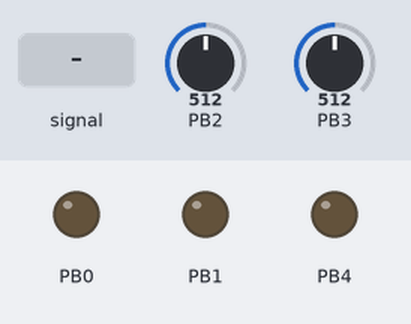
Bench run of a program on a simulated ATtiny25, built with avr-gcc and emulated at 16 MHz. On the bench: output pins drawn as LEDs (lit = HIGH). Inputs (shaded band) come from the test bench; at power-on: PB2 = 512, PB3 = 512.

Above: at 1.3 s.
1.4 s: PB2 set to 192
2.9 s: PB2 set to 168
At 4.1 s:
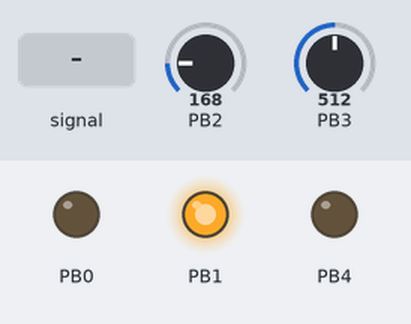
4.6 s: PB3 set to 194
6.1 s: PB3 set to 167
At 7.5 s:
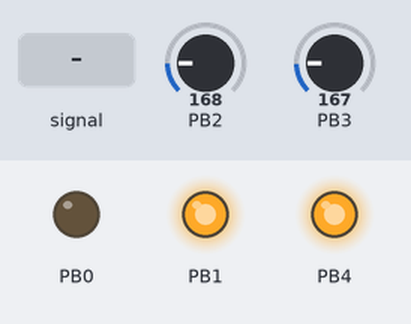
7.8 s: PB2 set to 306
At 9.0 s:
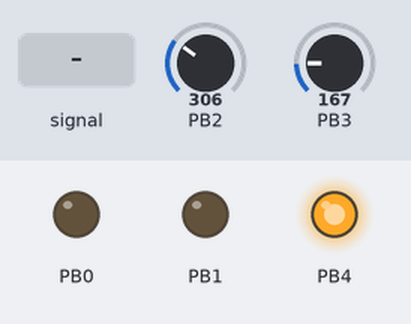
9.5 s: PB2 fed a 2 Hz sine of ±306 counts around its level
Timing chart, 0 to 12.5 s (numbered marks = the images above; inputs shaded):
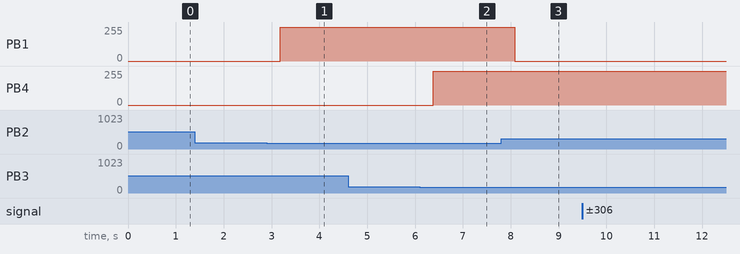

Measured:
- the behaviour switches between 180 and 179 on PB2 (found by bisection; images 0 and 1)
- the behaviour switches between 180 and 179 on PB3 (found by bisection; images 1 and 2)
- after the input at 2.9 s, PB1: 0/255 → 253/255 after 0.28 s
- after the input at 6.1 s, PB4: 0/255 → 253/255 after 0.28 s
- after the input at 7.8 s, PB1: 253/255 → 0/255 after 0.28 s

The program:

main.c
```c
/*
 * AVR.c
 *
 * Created: 23.07.2016 15:01:58
 * Author : PatLas
 */

#include <avr/io.h>
#include <avr/interrupt.h>
#include <stdio.h>
#define F_CPU 16000000
#include <util/delay.h>

#include "adc.h"
#include "pwm.h"

/*	ADC Comp value #define ADC_COMP_VAL
	180 -> 736mA
	100 -> 440mA
	50  -> 230mA
	15  -> 83mA
*/

#define ADC_COMP_VAL (uint16_t) 180//0//512
#define STEP 1 //pwm step
#define PWM_MAX 127

volatile uint8_t adc_channel; //??

typedef struct adc_t {
	uint8_t channel;
	uint8_t *OCR;
	uint8_t pwm_val;
}adc_t;

volatile adc_t adc[2];


volatile uint8_t index = 0;
volatile uint8_t m_index[2] = {0};
volatile uint16_t adc_val[2] = {0};
//volatile uint8_t pwm_val = PWM_MAX/2;

ISR(ADC_vect)
{
	//uint16_t adc_val = ADCL;
	//adc_val |= ((ADCH<<8) & 0xF00);
	adc_val[index] += ADC;
	m_index[index]++;
	adc_val[index] /= 2;//m_index;

	if(m_index[index] >= 10)
	{
		m_index[index] = 0; /// odwrotna logika!!!!
		if(adc_val[index] < ADC_COMP_VAL)
		{
			adc[index].pwm_val -= STEP;
			if(adc[index].pwm_val < STEP)
				adc[index].pwm_val = STEP;
			*(adc[index].OCR) = adc[index].pwm_val;
			//PORTB |= 1<<3;
		}
		else if(adc_val[index] > ADC_COMP_VAL)
		{
			adc[index].pwm_val += STEP;
			if(adc[index].pwm_val > PWM_MAX)
				adc[index].pwm_val = PWM_MAX;
			*(adc[index].OCR) = adc[index].pwm_val;
			//PORTB &= ~(1<<3);
		}
		//adc_val = 0;
	}
	//if(++index > 1)
	//	index = 0;
	index ^= 0x01;
	adc_set_channel(adc[index].channel); // wait to correct channel change -> no free running mode -> manual trigger in interrupt!!!
	adc_start();
}

int main(void)
{


	adc[0].channel = 1;
	adc[0].OCR = &OCR1A;
	adc[0].pwm_val = 0;
	adc[1].channel = 3;
	adc[1].OCR = &OCR1B;
	adc[1].pwm_val = 0;

	adc_channel = 0;

	DDRB |=  1<<1 | 1<<0 /*| 1<<3*/ | 1<<4;
	DDRB &= ~(1<<2 | 1<<3);
	//PORTB &= ~(1<<3);
	_delay_ms(500);

	pwm_init();
	adc_init();


	PORTB &= ~(1<<0);
	//PORTB |= (1<<3);


	//OCR1A = 110;
	uint16_t x = 0;//ADC;
	adc_set_channel(adc[index].channel);
	adc_start();
	sei();

    while (1)
    {
		//OCR1A = x;
		/**(adc[0].OCR) = x;
		x+= 10;
		if(x>120) x=0;*/
		//PORTB ^= (1<<3);
		//_delay_ms(500);
    }
}
```

adc.c
```c
/*
 * adc.c
 *
 * Created: 23.07.2016 15:07:16
 *  Author: PatLas
 */

 #include <avr/io.h>
 #include "adc.h"


void adc_init(void)
{
	ADMUX |= _BV(REFS1); //internal adc ref
	ADCSRA |= _BV(ADIE); // enable interrupt
	//ADCSRA |= _BV(ADATE); //enable trigger source -> ADCSRB -> free running mode
	ADCSRA |= _BV(ADPS0) | _BV(ADPS1) | _BV(ADPS2); //prescaler set to FOSC/128

	adc_set_channel(1);

	ADCSRA |= _BV(ADEN); // enable adc

}

void adc_start(void)
{
	ADCSRA |= _BV(ADSC);
}


void adc_set_channel(uint8_t channel) // 0 - 3
{
	ADMUX &= 0xF0;
	ADMUX |= channel;
}
```

adc.h
```c
/*
 * adc.h
 *
 * Created: 24.07.2016 15:46:44
 *  Author: PatLas
 */


#ifndef ADC_H_
#define ADC_H_

void adc_init(void);
void adc_start(void);
void adc_set_channel(uint8_t channel);


#endif /* ADC_H_ */
```

pwm.c
```c
/*
 * pwm.c
 *
 * Created: 24.07.2016 12:07:12
 *  Author: PatLas
 */

#include <avr/io.h>


void pwm_init(void)
{

	PLLCSR |= _BV(PLLE); // set PLL as clock source (divided by 4 => 16MHz core clock)
	while(!(PLLCSR & _BV(PLOCK))); // wait until PLL is being locked to 64MHz
	//_delay_ms(100);
	PLLCSR |= _BV(PCKE); //enable asynchronous mode 64MHz from PLL source
	/////while(PLLCSR & _BV(PLOCK)); // wait until PLL is being locked to 64MHz

	TCCR1 |= _BV(PWM1A); //enable PWM channel A
	TCCR1 |= _BV(COM1A0) | _BV(COM1A1); //OC1x set on compare match
	TCCR1 |= _BV(CS10); // asynchronous PCK clock
	GTCCR |= _BV(PWM1B); // enable PWM channel B
	GTCCR |= _BV(COM1B0) | _BV(COM1B1); //OC1x set on compare match

	OCR1C = 127; // value as count limit overflow -> 500kHz PWM mode

}

//OCR1A, OCR1B - > set to controll fullfilment
```

pwm.h
```c
/*
 * pwm.h
 *
 * Created: 24.07.2016 15:46:11
 *  Author: PatLas
 */


#ifndef PWM_H_
#define PWM_H_
void pwm_init(void);


#endif /* PWM_H_ */
```
